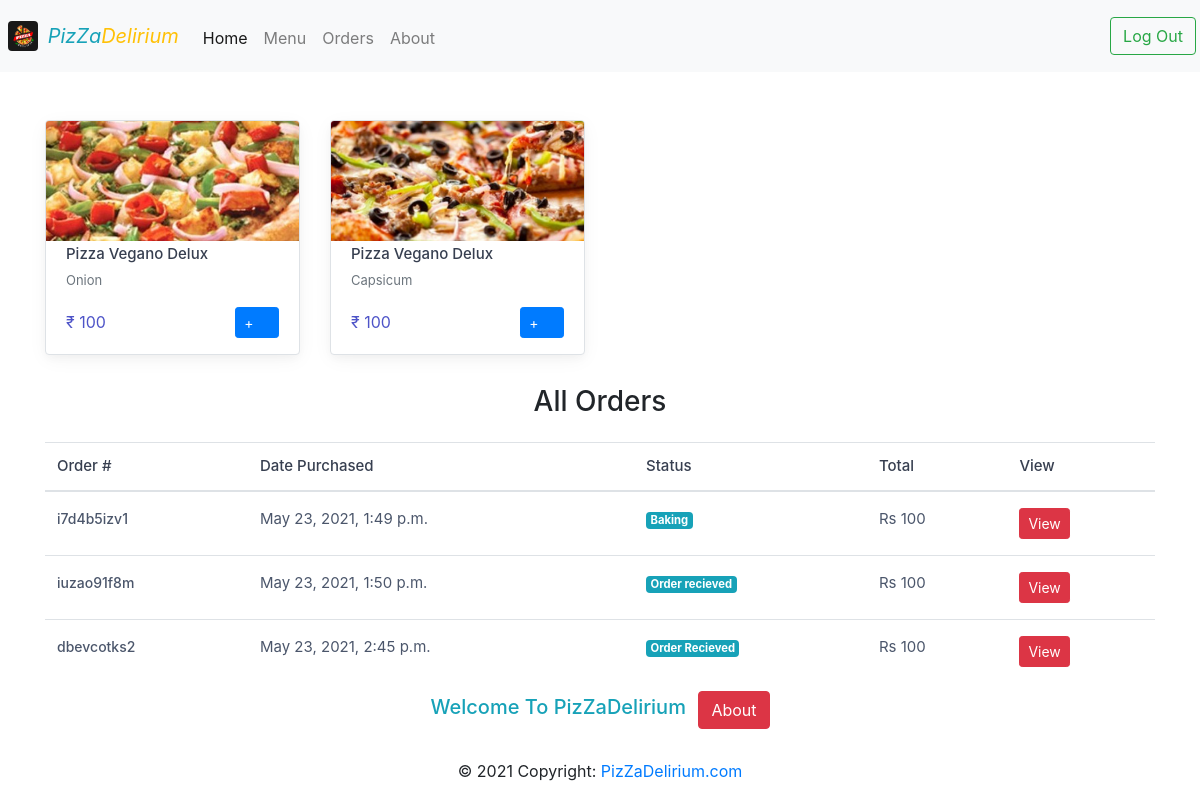
The app's page /orders (signed in), older data.
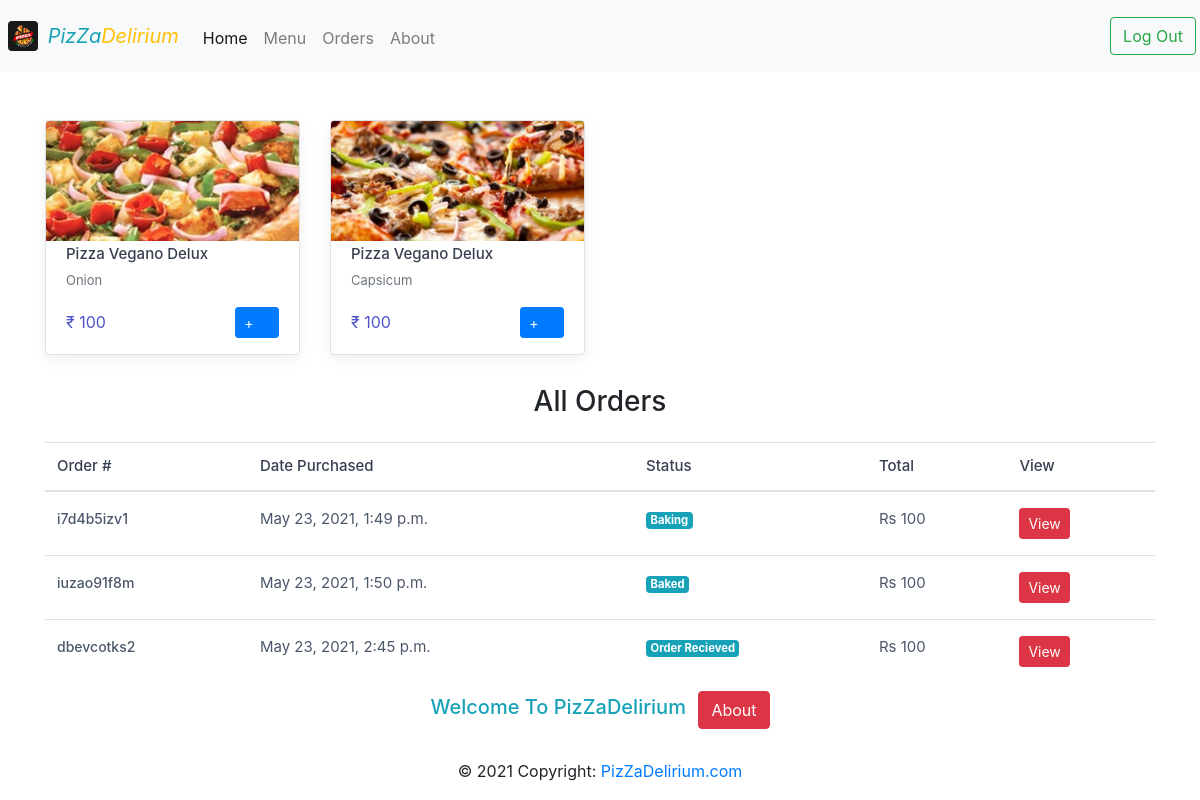
The same page, newer data.
### App/models.py (models this page shows, shortened)
class Order(models.Model):
    pizza 			= models.ForeignKey(Pizza, on_delete=models.CASCADE)
    user 			= models.ForeignKey(User, on_delete=models.CASCADE)
    order_id 		= models.CharField(max_length=100 , blank=True)
    amount 			= models.IntegerField(default=100)
    status 			= models.CharField(max_length=100 , choices = CHOICES , default="Order Recieved")
    date 			= models.DateTimeField(auto_now_add=True)

### App/views.py (the view)
# urls.py: path('orders', orders_view, name='orders'),
def orders_view(request ):
	if request.user.is_authenticated:
		pizza = Pizza.objects.all()
		orders = Order.objects.filter(user = request.user)
		context = {'pizza' : pizza, 'orders' : orders}
		return render(request , 'orders.html', context)
	return HttpResponseRedirect(reverse('login'))

### App/templates/orders.html (shortened to what this page needs)
{% extends "base.html" %}
{% load humanize %}
{% block body %}
<div class="container">
    <div class="row pt-3 mt-5 pt-sm-0">
        {% for p in pizza %}
        <div class="col-lg-3 col-md-4 col-sm-6  mb-grid-gutter ">
            <div class="card product-card shadow border pb-2"><a class="d-block" href="#quick-view" data-toggle="modal"><img
                        class="card-img-top" src="{{p.image}}" alt="Pizza"></a>
                <div class="card-body pt-1 pb-2">
                    <h3 class="product-title font-size-md"><a href="#quick-view" data-toggle="modal">Pizza Vegano
                            Delux</a></h3>
                    <p class="font-size-ms text-muted"> {{p.name}}
                        </p>
                    <div class="d-flex align-items-center justify-content-between">
                        <div class="product-price"><span class="text-accent"> ₹ {{p.price}}</span></div>
                        <button class="btn btn-primary btn-sm" onclick="createOrder({{p.id}})" type="button" data-toggle="toast"
                            data-target="#cart-toast">+<i class="czi-cart font-size-base ml-1"></i></button>
                    </div>
                </div>
            </div>
        </div>
        {% endfor %}
    </div>
    <div>
        <h3 class="text-center mb-4">All Orders</h3>
        <div class="table-responsive font-size-md">
            <table class="table table-hover mb-0">
                <thead>
                    <tr>
                        <th>Order #</th>
                        <th>Date Purchased</th>
                        <th>Status</th>
                        <th>Total</th>
                        <th>View</th>
                    </tr>
                </thead>
                <tbody>
                    {% for order in orders %}
                    <tr>
                        <td class="py-3"><a class="nav-link-style font-weight-medium font-size-sm" href="#order-details"
                                data-toggle="modal">{{order.order_id}}</a></td>
                        <td class="py-3">{{order.date}}</td>
                        <td class="py-3"><span class="badge badge-info m-0">{{order.status}}</span></td>
                        <td class="py-3">Rs {{order.amount}}</td>
                        <td class="py-3">
                            <a href="{% url 'order' order.order_id %}" class="btn btn-danger btn-sm">View</a>
                        </td>
                    </tr>
                    {%  endfor %}
                </tbody>
            </table>
        </div>
    </div>
</div>
{% endblock %}

Row changes from the older to the newer data that the page shows:
changed Order "iuzao91f8m": status "Order recieved" → "Baked"
